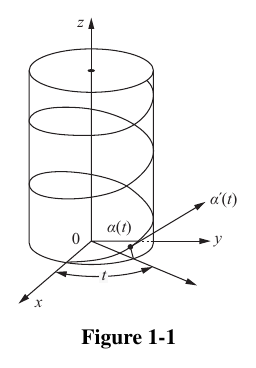
#> input picture .claude/skills/figure-extractor/ch-019_figure_1.png, 256 x 368 px; its folder holds only this picture in this run
$ python figure_extractor_v4.py ch-019_figure_1.png
#> lines starting #> are read from the running program, lines starting #| are printed output that depends on the picture; after the words box and inside, x2 and y2 are one past the last pixel; in counts of white or black regions, pixels touching at a corner belong together
import os, csv, json
import cv2, numpy as np
from PIL import Image

# Unified bbox order: (left, right, top, bottom)


def detect_footer_caption_blocks(thresh, top, bottom, img_w):
    """Detect caption blocks in the footer area using projection profile."""
    footer_h = max(50, int((bottom - top) * 0.12))
    footer_top = max(top, bottom - footer_h)
    footer = thresh[footer_top:bottom, :]
    col_sums = np.sum(footer, axis=0)
    ranges, in_text = [], False
    for x, v in enumerate(col_sums):
        if v > 500:
            if not in_text:
                start = x
                in_text = True
        else:
            if in_text:
                ranges.append((start, x - 1))
                in_text = False
    if in_text:
        ranges.append((start, img_w - 1))
    merge_gap = max(15, int(img_w * 0.01))
    min_caption_width = max(30, int(img_w * 0.03))
    merged = []
    for a, b in ranges:
        if not merged or a - merged[-1][1] >= merge_gap:
            merged.append([a, b])
        else:
            merged[-1][1] = b
    return [r for r in merged if (r[1] - r[0]) >= min_caption_width]


# [19 lines left out: function is_graphic_block, not called in this run]


def is_caption_anchor(thresh, top, bottom, img_w):
    """Check if this block has a single centered caption - likely a compound figure."""
    caps = detect_footer_caption_blocks(thresh, top, bottom, img_w)
    if len(caps) != 1:
        return False
    a, b = caps[0]
    center = (a + b) / 2
    width_ratio = (b - a) / img_w
    top_part_bottom = max(top + 1, bottom - max(60, int((bottom - top) * 0.22)))
    return (img_w * 0.40 <= center <= img_w * 0.60) and (width_ratio <= 0.16) and is_graphic_block(thresh, top, top_part_bottom, img_w)


def build_prelim_blocks(thresh, img_h):
    """Build preliminary blocks using row projection profile."""
    row_sums = np.sum(thresh, axis=1)
    y_gap_threshold = max(20, int(img_h * 0.015))
    min_figure_height = max(80, int(img_h * 0.05))
    raw_blocks, in_block, zero_count = [], False, 0
    for y, val in enumerate(row_sums):
        if val > 1000:
            if not in_block:
                start_y = y
                in_block = True
            zero_count = 0
        else:
            zero_count += 1
            if in_block and zero_count >= y_gap_threshold:
                raw_blocks.append((start_y, y - zero_count))
                in_block = False
    if in_block:
        raw_blocks.append((start_y, img_h - 1))
    prelim = []
    i = 0
    while i < len(raw_blocks):
        top, bottom = raw_blocks[i]
        if bottom - top > min_figure_height:
            if i + 1 < len(raw_blocks):
                next_top, next_bottom = raw_blocks[i + 1]
                gap = next_top - bottom
                next_height = next_bottom - next_top
                if gap < int(img_h * 0.04) and next_height < int(img_h * 0.04):
                    bottom = next_bottom
                    i += 1
            prelim.append([max(0, top - 20), min(img_h, bottom + 20)])
        i += 1
    return raw_blocks, prelim


def split_x_blocks(thresh, top, bottom, img_w):
    """Split blocks horizontally using column projection."""
    blk = thresh[top:bottom, :]
    col_sums = np.sum(blk, axis=0)
    x_gap_threshold = max(40, int(img_w * 0.08))
    min_width = int(img_w * 0.05)
    blocks, in_content, zero_count = [], False, 0
    for x, val in enumerate(col_sums):
        if val > 500:
            if not in_content:
                start_x = x
                in_content = True
            zero_count = 0
        else:
            zero_count += 1
            if in_content and zero_count >= x_gap_threshold:
                left = max(0, start_x - 20)
                right = x - zero_count + 20
                if right - left >= min_width:
                    blocks.append((left, right))
                in_content = False
    if in_content:
        left = max(0, start_x - 20)
        right = img_w - 1
        if right - left >= min_width:
            blocks.append((left, right))
    return blocks


def figure_filter_metrics(gray):
    """Calculate CV metrics to filter out non-figure content."""
    _, th = cv2.threshold(gray, 200, 255, cv2.THRESH_BINARY_INV)
    fg_ratio = float((th > 0).mean())
    edges = cv2.Canny(gray, 80, 180)
    edge_density = float((edges > 0).mean())
    nlabels, labels, stats, centroids = cv2.connectedComponentsWithStats(th, 8)
    areas = stats[1:, cv2.CC_STAT_AREA] if nlabels > 1 else np.array([])
    cc_big = int((areas >= 20).sum()) if len(areas) else 0
    col_sums = np.sum(th, axis=0)
    nz = np.where(col_sums > 500)[0]
    x_span_ratio = float((nz[-1] - nz[0]) / gray.shape[1]) if len(nz) else 0.0
    return {"fg_ratio": fg_ratio, "edge_density": edge_density, "cc_big": cc_big, "x_span_ratio": x_span_ratio}


def is_probably_figure_relaxed(gray):
    """First-pass filter: likely a figure based on CV metrics."""
    m = figure_filter_metrics(gray)
    keep = (
        (m["fg_ratio"] < 0.055 and m["edge_density"] < 0.055)
        or (m["cc_big"] < 120 and m["fg_ratio"] < 0.05)
        or (m["fg_ratio"] < 0.04 and m["x_span_ratio"] < 0.97)
    )
    return keep, m


def bottom_caption_groups(gray_crop):
    """
    Detect multiple caption anchors at the bottom of the crop.
    Only inspect bottom 35% to avoid counting figures as captions.
    Returns list of caption anchors with positions.
    """
    h, w = gray_crop.shape
    _, th = cv2.threshold(gray_crop, 200, 255, cv2.THRESH_BINARY_INV)
    footer_top = int(h * 0.65)
    footer = th[footer_top:h, :]
    row_sums = np.sum(footer, axis=1)
    min_row = max(350, int(w * 0.35))

    lines = []
    in_line = False
    for y, v in enumerate(row_sums):
        if v > min_row:
            if not in_line:
                ys = y
                in_line = True
        else:
            if in_line:
                lines.append((ys, y - 1, int(row_sums[ys:y].max())))
                in_line = False
    if in_line:
        lines.append((ys, footer.shape[0] - 1, int(row_sums[ys:].max())))

    candidates = []
    for y1, y2, strength in lines:
        band = footer[max(0, y1 - 3):min(footer.shape[0], y2 + 4), :]
        col_sums = np.sum(band, axis=0)
        segs = []
        in_seg = False
        for x, v in enumerate(col_sums):
            if v > 180:
                if not in_seg:
                    xs = x
                    in_seg = True
            else:
                if in_seg:
                    segs.append((xs, x - 1))
                    in_seg = False
        if in_seg:
            segs.append((xs, band.shape[1] - 1))

        merged = []
        for a, b in segs:
            if not merged or a - merged[-1][1] > max(20, int(w * 0.03)):
                merged.append([a, b])
            else:
                merged[-1][1] = b

        anchors = []
        for a, b in merged:
            ww = b - a
            if max(70, int(w * 0.08)) <= ww <= int(w * 0.22):
                anchors.append({
                    'cx': (a + b) / 2,
                    'cy': footer_top + (y1 + y2) / 2,
                    'bbox': (a, footer_top + y1, b, footer_top + y2),
                    'width': ww,
                })

        # Good caption line: 2-4 moderate-width groups, prefer bottom-most
        if len(anchors) >= 2:
            candidates.append({'line': (y1, y2), 'strength': strength, 'anchors': anchors})

    if not candidates:
        return []

    # Choose bottom-most valid line
    chosen = sorted(candidates, key=lambda x: x['line'][1])[-1]
    anchors = chosen['anchors']

    # De-duplicate close anchors
    uniq = []
    for a in sorted(anchors, key=lambda z: z['cx']):
        if not any(abs(a['cx'] - b['cx']) < max(45, int(w * 0.05)) for b in uniq):
            uniq.append(a)

    # If too many anchors, keep two widest/rightmost-separated
    if len(uniq) > 2:
        uniq = sorted(uniq, key=lambda z: z['width'], reverse=True)[:2]
        uniq = sorted(uniq, key=lambda z: z['cx'])

    return uniq


# [33 lines left out: function split_bbox_by_anchors, not called in this run]


def refine_candidates_by_internal_captions(pil_img, candidates):
    """
    Second-pass refinement: detect multiple captions within each candidate.
    This prevents "two figures stuck together" issue.
    """
    refined, debug = [], []
    for left, right, top, bottom, mode in candidates:
        crop = pil_img.crop((left, top, right, bottom))
        gray_crop = cv2.cvtColor(np.array(crop), cv2.COLOR_RGB2GRAY)
        anchors = bottom_caption_groups(gray_crop)
        if len(anchors) >= 2:
            # Split into multiple boxes
            boxes = split_bbox_by_anchors((left, right, top, bottom), anchors, gray_crop.shape[1], gray_crop.shape[0], pad=24)
            for b in boxes:
                refined.append((b[0], b[1], b[2], b[3], 'multi_caption_split'))
            debug.append({'mode': mode, 'left': left, 'right': right, 'top': top, 'bottom': bottom,
                          'caption_anchor_count': len(anchors), 'split': True, 'caption_source': 'bottom_visual'})
        else:
            refined.append((left, right, top, bottom, mode))
            debug.append({'mode': mode, 'left': left, 'right': right, 'top': top, 'bottom': bottom,
                          'caption_anchor_count': len(anchors), 'split': False, 'caption_source': 'bottom_visual'})
    return refined, debug


def extract_figures(image_path, output_dir):
    """
    Main extraction function: page image -> candidate blocks -> refine -> filter -> output.
    """
#> called with image_path = 'ch-019_figure_1.png', output_dir = 'figure_output'
    img = cv2.imread(image_path, cv2.IMREAD_GRAYSCALE)
    if img is None:
        raise ValueError(f'Cannot load image: {image_path}')
    img_h, img_w = img.shape
    _, thresh = cv2.threshold(img, 200, 255, cv2.THRESH_BINARY_INV)
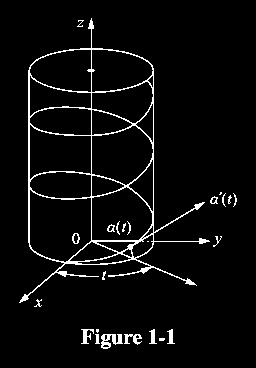
#> thresh: shape (368, 256); 4.5% white in thin lines or dots, all inside (x1, y1, x2, y2) = (19, 18, 237, 349)
    raw_blocks, prelim = build_prelim_blocks(thresh, img_h)
#> in build_prelim_blocks, `row_sums = np.sum(thresh, axis=1)`: row_sums = 368 values, max 31110 at index 241, min 0 at index 0, mean 2938.7
#> the loop in build_prelim_blocks, `for y, val in enumerate(row_sums):` made 368 passes
#> (val, start_y, in_block, zero_count) on pass 21: (2040, 20, True, 0)
#> after the loop in build_prelim_blocks, `for y, val in enumerate(row_sums):`: in_block = True; raw_blocks = [(20, 306)]; start_y = 329
#> the loop in build_prelim_blocks, `while i < len(raw_blocks):` made 2 passes
#> (top, next_top, next_bottom, gap, next_height, i) on pass 1: (20, 329, 367, 23, 38, 1)
#> after the loop in build_prelim_blocks, `while i < len(raw_blocks):`: gap = 23; i = 2; next_bottom = 367; next_height = 38; next_top = 329; prelim = [[0, 326]]
#> raw_blocks = [(20, 306), (329, 367)]; prelim = [[0, 326]]
    used = [False] * len(prelim)
#> used = [False]
    candidates = []

    # Phase 1: detect compound figures (caption anchor)
    for i, (top, bottom) in enumerate(prelim):
        if used[i]:
            continue
        if is_caption_anchor(thresh, top, bottom, img_w):
            merged_top, merged_bottom = top, bottom
            j = i - 1
            while j >= 0 and not used[j]:
                prev_top, prev_bottom = prelim[j]
                gap = merged_top - prev_bottom
                if gap <= max(60, int(img_h * 0.06)) and is_graphic_block(thresh, prev_top, prev_bottom, img_w):
                    merged_top = prev_top
                    used[j] = True
                    j -= 1
                else:
                    break
            used[i] = True
            candidates.append((0, img_w - 1, merged_top, merged_bottom, 'compound_keep'))
#> this loop made 1 pass
#> (top, bottom) on pass 1: (0, 326)
#> after the loop, candidates = []

    # Phase 2: normal split
    for i, (top, bottom) in enumerate(prelim):
        if used[i]:
            continue
        for left, right in split_x_blocks(thresh, top, bottom, img_w):
            candidates.append((left, right, top, bottom, 'split'))
        used[i] = True
#> this loop made 1 pass
#> (top, bottom) on pass 1: (0, 326)
#> pass 1, in split_x_blocks, `blk = thresh[top:bottom, :]`:
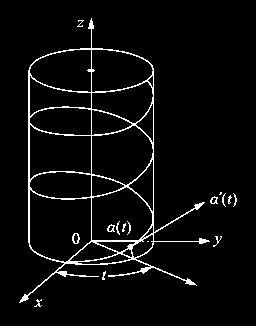
#> blk: shape (326, 256); 4.4% white in thin lines or dots, all inside (x1, y1, x2, y2) = (19, 18, 237, 307)
#> after the loop, candidates = [(0, 255, 0, 326, 'split')]; used = [True]

    pil_img = Image.open(image_path)

    # Phase 3: refine candidates by detecting multiple captions
    refined_candidates, refine_debug = refine_candidates_by_internal_captions(pil_img, candidates)
#> the loop in refine_candidates_by_internal_captions, `for left, right, top, bottom, mode in candidates:` made 1 pass
#> (left, right, top, bottom, mode, h in bottom_caption_groups, w in bottom_caption_groups, footer_top in bottom_caption_groups) on pass 1: (0, 255, 0, 326, 'split', 326, 255, 211)
#> pass 1, in refine_candidates_by_internal_captions, `crop = pil_img.crop((left, top, right, bottom))`:
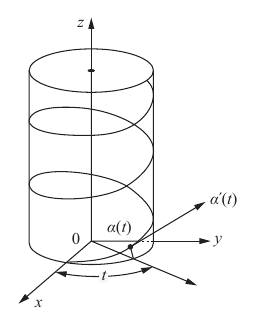
#> crop: PIL image 255x326 RGB; mean R, G, B 247.4, 247.3, 247.3
#> pass 1, in bottom_caption_groups, `_, th = cv2.threshold(gray_crop, 200, 255, cv2.THRESH_BINARY_INV)`:
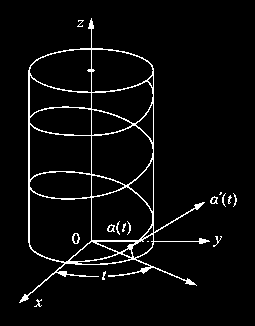
#> th: shape (326, 255); 4.4% white in thin lines or dots, all inside (x1, y1, x2, y2) = (19, 18, 237, 307)
#> pass 1, in bottom_caption_groups, `footer = th[footer_top:h, :]`:
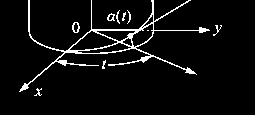
#> footer: shape (115, 255); 5.3% white in thin lines or dots, all inside (x1, y1, x2, y2) = (19, 0, 222, 96)
#> after the loop in refine_candidates_by_internal_captions, `for left, right, top, bottom, mode in candidates:`: debug = 1 item; refined = [(0, 255, 0, 326, 'split')]
#> refined_candidates = [(0, 255, 0, 326, 'split')]; refine_debug = 1 item

    os.makedirs(output_dir, exist_ok=True)
    stem = os.path.splitext(os.path.basename(image_path))[0]
    results, debug_rows = [], []

    # Phase 4: CV filter
    for cand_idx, (left, right, top, bottom, mode) in enumerate(refined_candidates, 1):
        crop = pil_img.crop((left, top, right, bottom))
        gray_crop = cv2.cvtColor(np.array(crop), cv2.COLOR_RGB2GRAY)
        keep, metrics = is_probably_figure_relaxed(gray_crop)
        candidate_path = os.path.join(output_dir, f'{stem}_candidate_{cand_idx}.png')
        crop.save(candidate_path)
        debug_rows.append({'source': image_path, 'candidate_index': cand_idx, 'mode': mode,
                           'left': left, 'right': right, 'top': top, 'bottom': bottom,
                           'keep': keep, 'fg_ratio': round(metrics['fg_ratio'], 6),
                           'edge_density': round(metrics['edge_density'], 6),
                           'cc_big': metrics['cc_big'], 'x_span_ratio': round(metrics['x_span_ratio'], 6)})
        if keep:
            out_name = os.path.join(output_dir, f'{stem}_figure_{len(results)+1}.png')
            crop.save(out_name)
            results.append({'output': out_name, 'mode': mode, 'left': left, 'right': right, 'top': top, 'bottom': bottom})
#> this loop made 1 pass
#> (cand_idx, left, right, top, bottom, mode) on pass 1: (1, 0, 255, 0, 326, 'split')
#> pass 1, in figure_filter_metrics, `edges = cv2.Canny(gray, 80, 180)`:
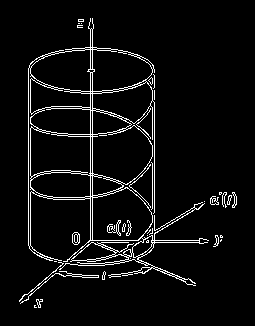
#> edges: shape (326, 255); 5.3% white in thin lines or dots, all inside (x1, y1, x2, y2) = (19, 18, 237, 308)
#> pass 1, in figure_filter_metrics, `nlabels, labels, stats, centroids = cv2.connectedComponentsWithStats(t..`:
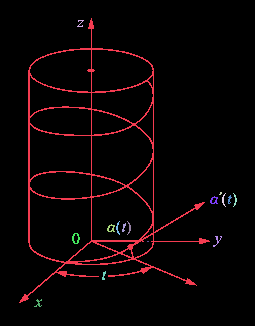
#> labels: shape (326, 255) int32; 17 distinct labels, from 0 to 16; one colour per label, 0 black
#> after the loop, debug_rows = 1 item; results = 1 item

    # Save debug CSVs
    debug_csv = os.path.join(output_dir, f'{stem}_debug.csv')
    if debug_rows:
        with open(debug_csv, 'w', newline='', encoding='utf-8-sig') as f:
            writer = csv.DictWriter(f, fieldnames=list(debug_rows[0].keys()))
            writer.writeheader()
            writer.writerows(debug_rows)
    refine_csv = os.path.join(output_dir, f'{stem}_refine_debug.csv')
    if refine_debug:
        with open(refine_csv, 'w', newline='', encoding='utf-8-sig') as f:
            writer = csv.DictWriter(f, fieldnames=list(refine_debug[0].keys()))
            writer.writeheader()
            writer.writerows(refine_debug)

    return {'image': image_path, 'raw_blocks': raw_blocks, 'prelim_blocks': prelim,
            'initial_candidates': candidates, 'refined_candidates': refined_candidates,
            'results': results, 'debug_csv': debug_csv, 'refine_csv': refine_csv}


# ========== PDF Processing ==========

# [54 lines left out: functions pdf_to_images, process_pdf, not called in this run]


if __name__ == "__main__":
    import argparse

    parser = argparse.ArgumentParser(description="Extract figures from PDF or image")
    parser.add_argument("input", help="Input PDF or image path")
    parser.add_argument("-o", "--output", default="figure_output", help="Output directory")
    parser.add_argument("--pdf", action="store_true", help="Treat input as PDF")
    parser.add_argument("--dpi", type=int, default=150, help="PDF to image DPI")

    args = parser.parse_args()

    if args.pdf:
        process_pdf(args.input, args.output, args.dpi)
    else:
        result = extract_figures(args.input, args.output)
#> result = 8 items
        print(f"Extracted {len(result['results'])} figures")
#| Extracted 1 figures
        for item in result['results']:
            print(f"  {item['output']}")
#> this loop made 1 pass
#|   figure_output/ch-019_figure_1_figure_1.png

$ run again, on .claude/skills/figure-extractor/ch-020_figure_1.png
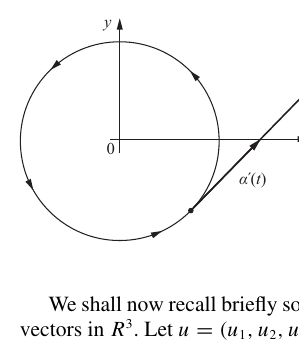
#> input picture .claude/skills/figure-extractor/ch-020_figure_1.png, 299 x 360 px
#> in extract_figures, `_, thresh = cv2.threshold(img, 200, 255, cv2.THRESH_BINARY_INV)`:
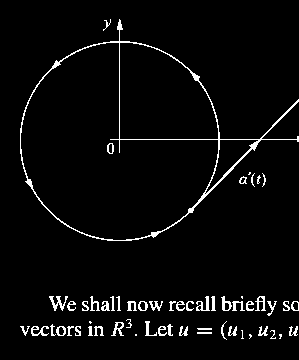
#> thresh: shape (360, 299); 3.8% white in thin lines or dots, all inside (x1, y1, x2, y2) = (20, 19, 299, 340)
#> row_sums = 360 values, max 48450 at index 139, min 0 at index 0, mean 2922.6
#> the loop in build_prelim_blocks, `for y, val in enumerate(row_sums):` made 360 passes
#> (val, start_y, in_block, zero_count) on pass 21: (1530, 20, True, 0)
#> after the loop in build_prelim_blocks, `for y, val in enumerate(row_sums):`: in_block = False; raw_blocks = [(20, 240), (296, 338)]; start_y = 296
#> the loop in build_prelim_blocks, `while i < len(raw_blocks):` made 2 passes
#> (top, next_top, next_bottom, gap, next_height, i) on pass 1: (20, 296, 338, 56, 42, 1)
#> after the loop in build_prelim_blocks, `while i < len(raw_blocks):`: gap = 56; i = 2; next_bottom = 338; next_height = 42; next_top = 296; prelim = [[0, 260]]
#> in extract_figures, `raw_blocks, prelim = build_prelim_blocks(thresh, img_h)`: raw_blocks = [(20, 240), (296, 338)]; prelim = [[0, 260]]
#> in extract_figures, `used = [False] * len(prelim)`: used = [False]
#> the loop in extract_figures, `for i, (top, bottom) in enumerate(prelim):` made 1 pass
#> (top, bottom) on pass 1: (0, 260)
#> after the loop in extract_figures, `for i, (top, bottom) in enumerate(prelim):`: candidates = []
#> the loop in extract_figures, `for i, (top, bottom) in enumerate(prelim):` made 1 pass
#> (top, bottom) on pass 1: (0, 260)
#> after the loop in extract_figures, `for i, (top, bottom) in enumerate(prelim):`: candidates = [(0, 298, 0, 260, 'split')]; used = [True]
#> the loop in refine_candidates_by_internal_captions, `for left, right, top, bottom, mode in candidates:` made 1 pass
#> (left, right, top, bottom, mode, h in bottom_caption_groups, w in bottom_caption_groups, footer_top in bottom_caption_groups) on pass 1: (0, 298, 0, 260, 'split', 260, 298, 169)
#> after the loop in refine_candidates_by_internal_captions, `for left, right, top, bottom, mode in candidates:`: debug = 1 item; refined = [(0, 298, 0, 260, 'split')]
#> refine_debug = 1 item
#> the loop in extract_figures, `for cand_idx, (left, right, top, bottom, mode) in enumerate(refined_ca..` made 1 pass
#> (cand_idx, left, right, top, bottom, mode) on pass 1: (1, 0, 298, 0, 260, 'split')
#> pass 1, in figure_filter_metrics, `nlabels, labels, stats, centroids = cv2.connectedComponentsWithStats(t..`:
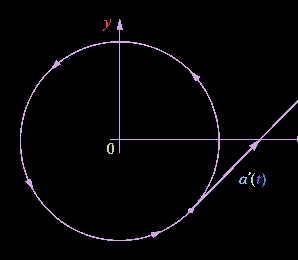
#> labels: shape (260, 298) int32; 9 distinct labels, from 0 to 8; one colour per label, 0 black
#> result = 8 items
#| Extracted 1 figures
#> the loop `for item in result['results']:` made 1 pass
#|   figure_output/ch-020_figure_1_figure_1.png
